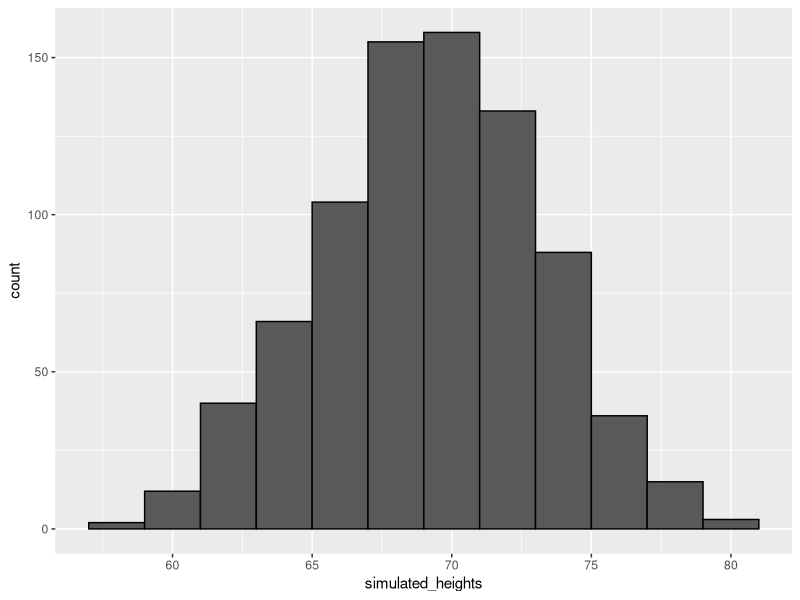
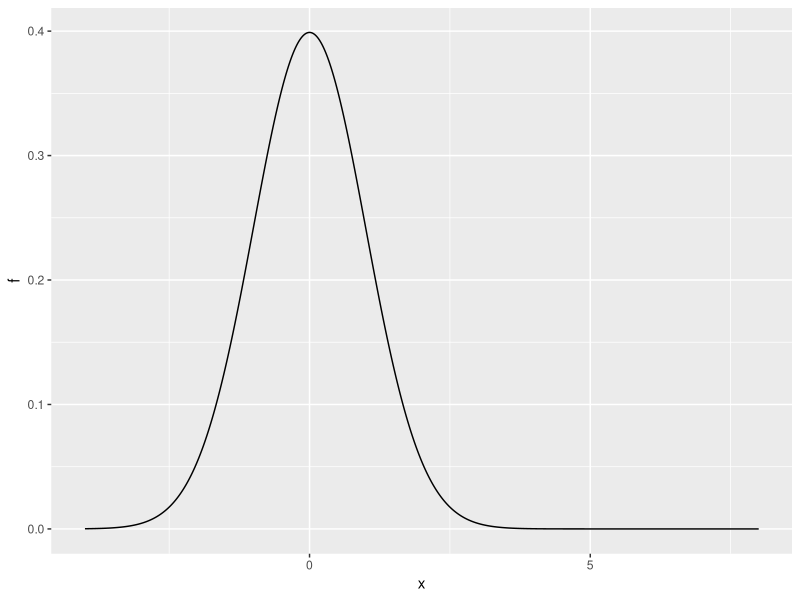

These figures' R source, in order:
# Generating normally distributed random numbers for Monte Carlo simulations

#define x as maleheights from dslabs data
library(dslabs)
library(tidyverse)
data("heights")
x <- heights %>% filter(sex=="Male") %>% pull(height)

# generate simulated height data using normal distribution - both datasets should have n observations
n <- length(x)
avg <- mean(x)
s <- sd(x)
simulated_heights <- rnorm(n, avg, s)

# plot distribution of simulated heights
data.frame(simulated_heights = simulated_heights) %>%
  ggplot(aes(simulated_heights)) +
  geom_histogram(color="black", binwidth = 2)

# Monte Carlo simulation of probability of tallest person being oveer 7 feet

B <- 10000
tallest <- replicate(B, {
  simulated_data <- rnorm(800, avg, s) # generate 800 normally distributed random heights
  max(simulated_data) # determine the talles height
  })
mean(tallest >= 7*12)

x <- seq(-4, 8, 0.01)
data.frame(x, f = dnorm(x)) %>%
  ggplot(aes(x,f)) +
  geom_line()
